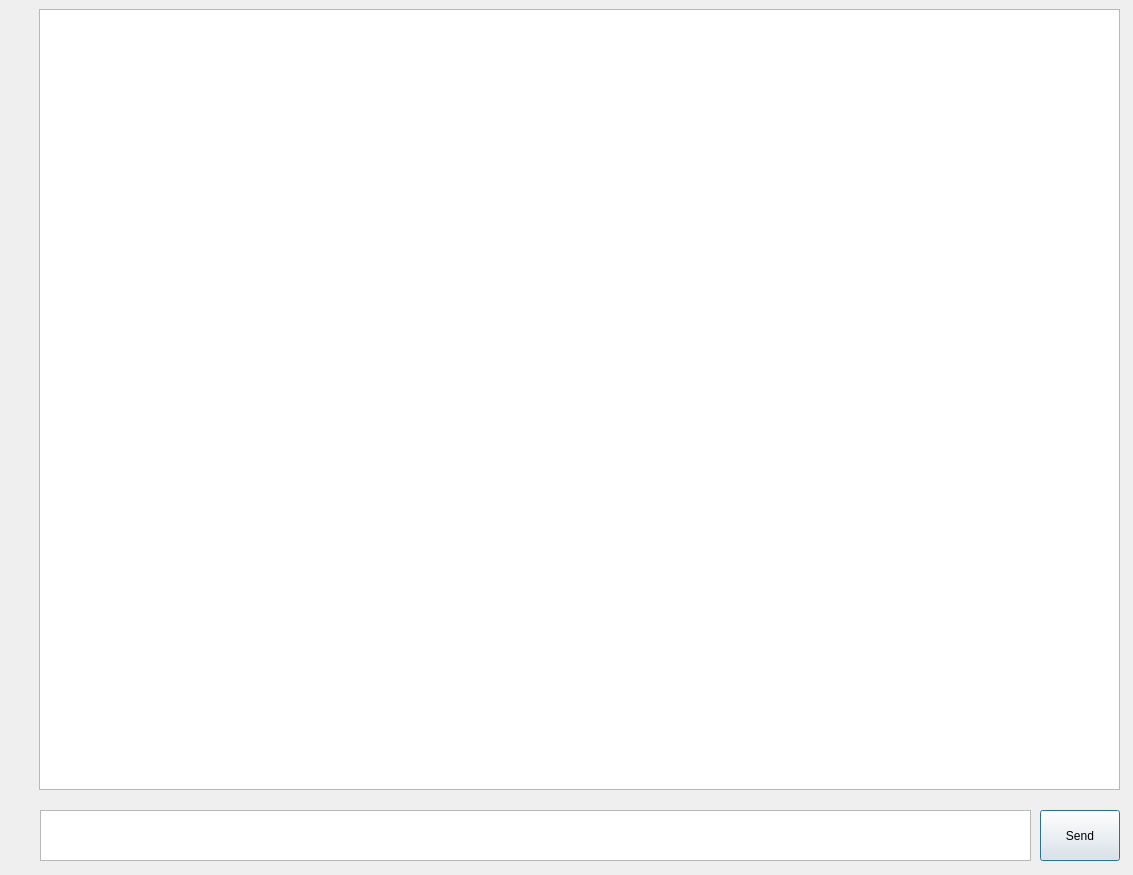
<?xml version="1.0" encoding="UTF-8"?>
<ui version="4.0">
 <class>main_window</class>
 <widget class="QDialog" name="main_window">
  <property name="geometry">
   <rect>
    <x>0</x>
    <y>0</y>
    <width>1133</width>
    <height>875</height>
   </rect>
  </property>
  <property name="windowTitle">
   <string>Dialog</string>
  </property>
  <widget class="QTextEdit" name="message_log">
   <property name="geometry">
    <rect>
     <x>39</x>
     <y>9</y>
     <width>1081</width>
     <height>781</height>
    </rect>
   </property>
  </widget>
  <widget class="QPushButton" name="send_button">
   <property name="geometry">
    <rect>
     <x>1040</x>
     <y>810</y>
     <width>80</width>
     <height>51</height>
    </rect>
   </property>
   <property name="text">
    <string>Send</string>
   </property>
  </widget>
  <widget class="QTextEdit" name="texting_box">
   <property name="geometry">
    <rect>
     <x>40</x>
     <y>810</y>
     <width>991</width>
     <height>51</height>
    </rect>
   </property>
   <property name="sizePolicy">
    <sizepolicy hsizetype="Expanding" vsizetype="Expanding">
     <horstretch>0</horstretch>
     <verstretch>0</verstretch>
    </sizepolicy>
   </property>
   <property name="minimumSize">
    <size>
     <width>0</width>
     <height>0</height>
    </size>
   </property>
   <property name="maximumSize">
    <size>
     <width>16777215</width>
     <height>16777215</height>
    </size>
   </property>
  </widget>
 </widget>
 <resources/>
 <connections/>
</ui>
